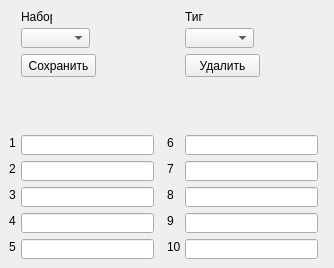
<?xml version="1.0" encoding="UTF-8"?>
<ui version="4.0">
 <class>values_win</class>
 <widget class="QWidget" name="values_win">
  <property name="geometry">
   <rect>
    <x>0</x>
    <y>0</y>
    <width>334</width>
    <height>268</height>
   </rect>
  </property>
  <property name="windowTitle">
   <string>Form</string>
  </property>
  <widget class="QComboBox" name="comboType">
   <property name="geometry">
    <rect>
     <x>185</x>
     <y>28</y>
     <width>69</width>
     <height>20</height>
    </rect>
   </property>
  </widget>
  <widget class="QLineEdit" name="val6">
   <property name="geometry">
    <rect>
     <x>185</x>
     <y>135</y>
     <width>133</width>
     <height>20</height>
    </rect>
   </property>
  </widget>
  <widget class="QLabel" name="label_2">
   <property name="geometry">
    <rect>
     <x>9</x>
     <y>135</y>
     <width>16</width>
     <height>16</height>
    </rect>
   </property>
   <property name="text">
    <string>1</string>
   </property>
  </widget>
  <widget class="QLabel" name="label_6">
   <property name="geometry">
    <rect>
     <x>9</x>
     <y>239</y>
     <width>16</width>
     <height>16</height>
    </rect>
   </property>
   <property name="text">
    <string>5</string>
   </property>
  </widget>
  <widget class="QLineEdit" name="val9">
   <property name="geometry">
    <rect>
     <x>185</x>
     <y>213</y>
     <width>133</width>
     <height>20</height>
    </rect>
   </property>
  </widget>
  <widget class="QLineEdit" name="val5">
   <property name="geometry">
    <rect>
     <x>21</x>
     <y>239</y>
     <width>133</width>
     <height>20</height>
    </rect>
   </property>
  </widget>
  <widget class="QLabel" name="label_11">
   <property name="geometry">
    <rect>
     <x>167</x>
     <y>187</y>
     <width>16</width>
     <height>16</height>
    </rect>
   </property>
   <property name="text">
    <string>8</string>
   </property>
  </widget>
  <widget class="QLabel" name="label">
   <property name="geometry">
    <rect>
     <x>185</x>
     <y>9</y>
     <width>18</width>
     <height>16</height>
    </rect>
   </property>
   <property name="text">
    <string>Тип</string>
   </property>
  </widget>
  <widget class="QLineEdit" name="val1">
   <property name="geometry">
    <rect>
     <x>21</x>
     <y>135</y>
     <width>133</width>
     <height>20</height>
    </rect>
   </property>
  </widget>
  <widget class="QLabel" name="label_4">
   <property name="geometry">
    <rect>
     <x>9</x>
     <y>187</y>
     <width>16</width>
     <height>16</height>
    </rect>
   </property>
   <property name="text">
    <string>3</string>
   </property>
  </widget>
  <widget class="QLineEdit" name="val3">
   <property name="geometry">
    <rect>
     <x>21</x>
     <y>187</y>
     <width>133</width>
     <height>20</height>
    </rect>
   </property>
  </widget>
  <widget class="QLineEdit" name="val4">
   <property name="geometry">
    <rect>
     <x>21</x>
     <y>213</y>
     <width>133</width>
     <height>20</height>
    </rect>
   </property>
  </widget>
  <widget class="QLineEdit" name="val2">
   <property name="geometry">
    <rect>
     <x>21</x>
     <y>161</y>
     <width>133</width>
     <height>20</height>
    </rect>
   </property>
  </widget>
  <widget class="QLabel" name="label_10">
   <property name="geometry">
    <rect>
     <x>167</x>
     <y>135</y>
     <width>16</width>
     <height>16</height>
    </rect>
   </property>
   <property name="text">
    <string>6</string>
   </property>
  </widget>
  <widget class="QLabel" name="label_3">
   <property name="geometry">
    <rect>
     <x>9</x>
     <y>161</y>
     <width>16</width>
     <height>16</height>
    </rect>
   </property>
   <property name="text">
    <string>2</string>
   </property>
  </widget>
  <widget class="QLabel" name="label_8">
   <property name="geometry">
    <rect>
     <x>167</x>
     <y>161</y>
     <width>16</width>
     <height>16</height>
    </rect>
   </property>
   <property name="text">
    <string>7</string>
   </property>
  </widget>
  <widget class="QLineEdit" name="val7">
   <property name="geometry">
    <rect>
     <x>185</x>
     <y>161</y>
     <width>133</width>
     <height>20</height>
    </rect>
   </property>
  </widget>
  <widget class="QLineEdit" name="val8">
   <property name="geometry">
    <rect>
     <x>185</x>
     <y>187</y>
     <width>133</width>
     <height>20</height>
    </rect>
   </property>
  </widget>
  <widget class="QLabel" name="label_5">
   <property name="geometry">
    <rect>
     <x>9</x>
     <y>213</y>
     <width>16</width>
     <height>16</height>
    </rect>
   </property>
   <property name="text">
    <string>4</string>
   </property>
  </widget>
  <widget class="QComboBox" name="comboSet">
   <property name="geometry">
    <rect>
     <x>21</x>
     <y>28</y>
     <width>69</width>
     <height>20</height>
    </rect>
   </property>
  </widget>
  <widget class="QLabel" name="label_9">
   <property name="geometry">
    <rect>
     <x>167</x>
     <y>213</y>
     <width>16</width>
     <height>16</height>
    </rect>
   </property>
   <property name="text">
    <string>9</string>
   </property>
  </widget>
  <widget class="QLineEdit" name="val10">
   <property name="geometry">
    <rect>
     <x>185</x>
     <y>239</y>
     <width>133</width>
     <height>20</height>
    </rect>
   </property>
  </widget>
  <widget class="QLabel" name="label_7">
   <property name="geometry">
    <rect>
     <x>167</x>
     <y>239</y>
     <width>16</width>
     <height>16</height>
    </rect>
   </property>
   <property name="text">
    <string>10</string>
   </property>
  </widget>
  <widget class="QLabel" name="label_12">
   <property name="geometry">
    <rect>
     <x>21</x>
     <y>9</y>
     <width>31</width>
     <height>16</height>
    </rect>
   </property>
   <property name="text">
    <string>Набор</string>
   </property>
  </widget>
  <widget class="QPushButton" name="pushButton">
   <property name="geometry">
    <rect>
     <x>21</x>
     <y>54</y>
     <width>75</width>
     <height>23</height>
    </rect>
   </property>
   <property name="text">
    <string>Сохранить</string>
   </property>
  </widget>
  <widget class="QPushButton" name="pushButton_2">
   <property name="geometry">
    <rect>
     <x>185</x>
     <y>54</y>
     <width>75</width>
     <height>23</height>
    </rect>
   </property>
   <property name="text">
    <string>Удалить</string>
   </property>
  </widget>
 </widget>
 <resources/>
 <connections/>
</ui>
